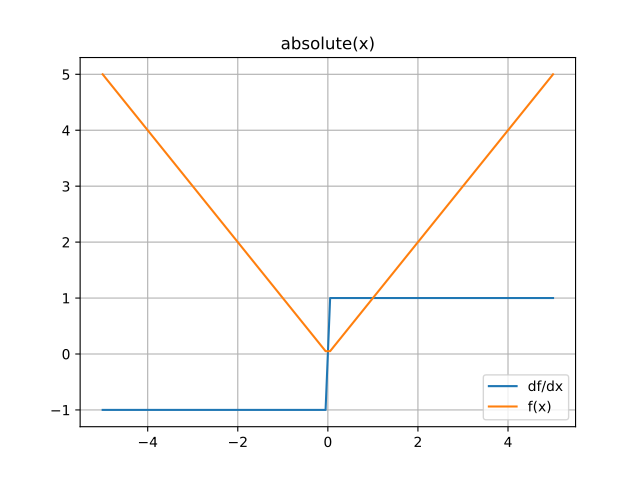

Write Python code to recreate this figure.
import mygrad as mg
import matplotlib.pyplot as plt
x = mg.linspace(-5, 5, 100)
y = mg.absolute(x)
plt.title("absolute(x)")
y.backward()
plt.plot(x, x.grad, label="df/dx")
plt.plot(x, y, label="f(x)")
plt.legend()
plt.grid()
plt.show()
